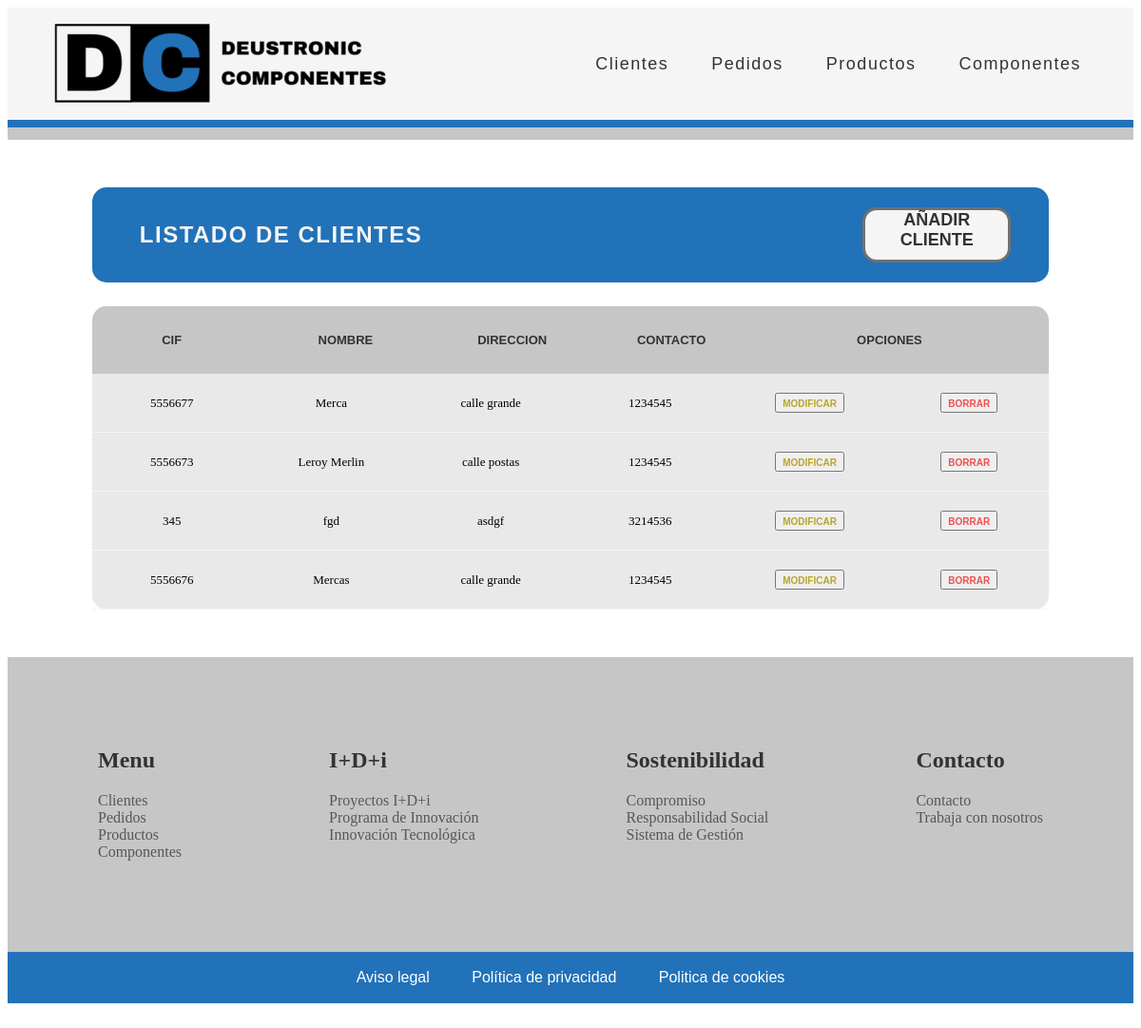
The page /appGestionPedidos/ on the database as committed earlier.
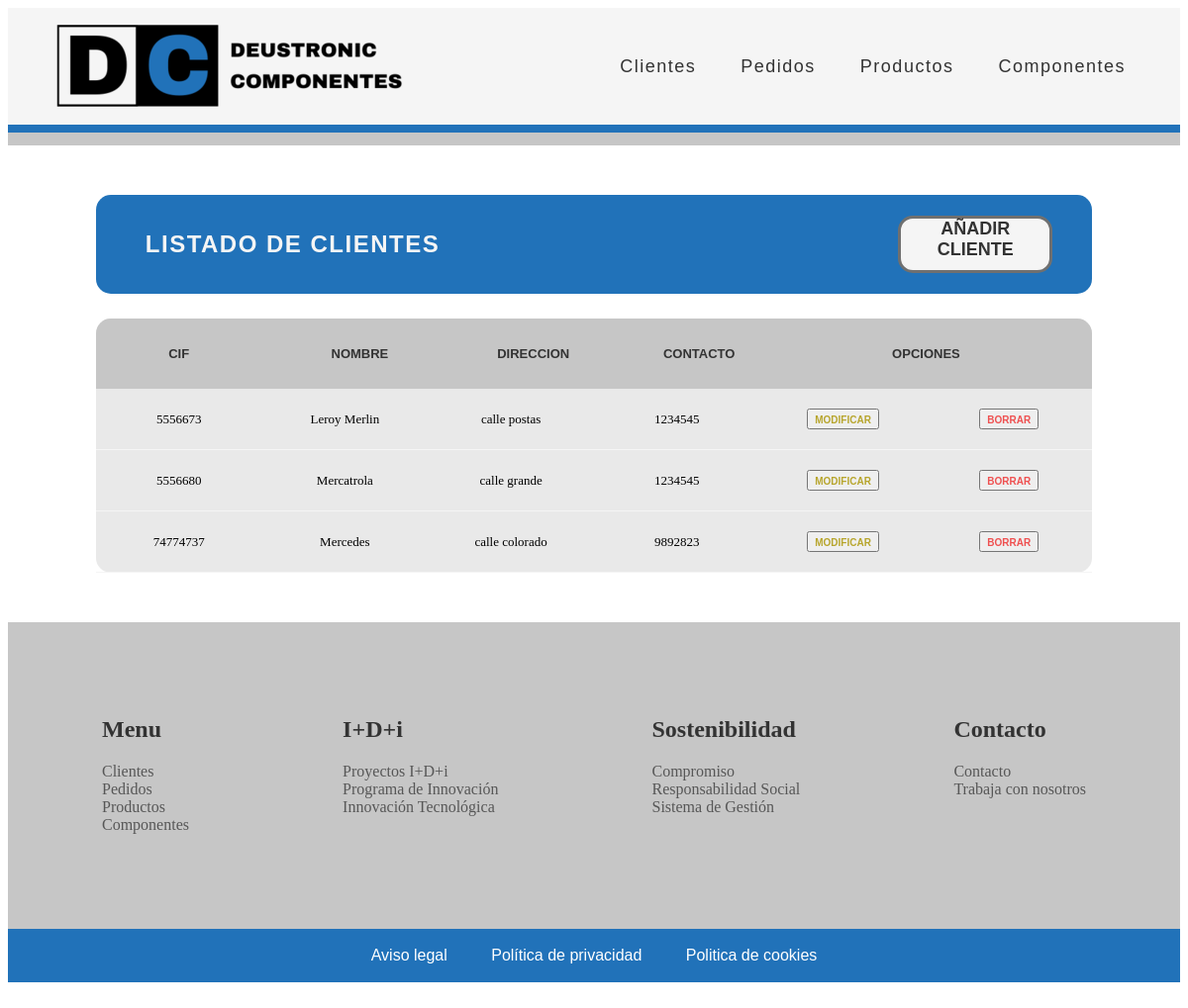
The same page on the database as committed later.
### appGestionPedidos/models.py (models this page shows, shortened)
class Cliente(models.Model):
    CIF = models.CharField(max_length=9, unique=True)
    nombreEmpresa = models.CharField(max_length=16)
    direccion = models.CharField(max_length=60)
    datosContacto = models.CharField(max_length=60)

### appGestionPedidos/views.py (the view)
# urls.py: path('', views.ClienteListView.as_view(), name='index'),
class ClienteListView(ListView):
    model = Cliente

### appGestionPedidos/templates/appGestionPedidos/cliente_list.html (shortened to what this page needs)
{% extends "base.html" %}
{% load static %}
{% block contenido %}
<div class="main_container">
    <div class="main_title_container">
        <div class="main_title">
            <h2>LISTADO DE CLIENTES</h2>
        </div>
        <a href="/appGestionPedidos/cliente/create" alt="crear_cliente">AÑADIR CLIENTE</a>
    </div>
    <div class="main_table_container">
        {% if cliente_list %}
        <table class="main_table">
            <thead>
                <tr>
                    <th>CIF</th>
                    <th>Nombre</th>
                    <th>Direccion</th>
                    <th>Contacto</th>
                    <th class="main_table_esp_1" colspan="2">Opciones</th>
                </tr>
            </thead>
            {% for cliente in cliente_list %}
            <tbody>
                <tr>
                    <td>{{ cliente.CIF }}</td>
                    <td>{{ cliente.nombreEmpresa }}</td>
                    <td>{{ cliente.direccion }}</td>
                    <td>{{ cliente.datosContacto }}</td>
                    <td class="main_table_esp_modificar">
                        <button><a href="/appGestionPedidos/modificar-cliente/{{ cliente.id }}">MODIFICAR</a></button>
                    </td>
                    <td class="main_table_esp_borrar">
                        <button><a href="/appGestionPedidos/eliminar-cliente/{{ cliente.id }}">BORRAR</a></button>
                    </td>
                </tr>
            </tbody>
            {% endfor %}
        </table>
        {% else %}
        <p>No hay clientes creados.</p>
        {% endif %}
    </div>
</div>
{% endblock %}

Rows that differ between the two databases and show on the page:
removed Cliente: CIF "5556677", nombreEmpresa "Merca", direccion "calle grande", datosContacto "1234545"
removed Cliente: CIF "345", nombreEmpresa "fgd", direccion "asdgf", datosContacto "3214536"
removed Cliente: CIF "5556676", nombreEmpresa "Mercas", direccion "calle grande", datosContacto "1234545"
added Cliente: CIF "5556680", nombreEmpresa "Mercatrola", direccion "calle grande", datosContacto "1234545"
added Cliente: CIF "74774737", nombreEmpresa "Mercedes", direccion "calle colorado", datosContacto "9892823"
